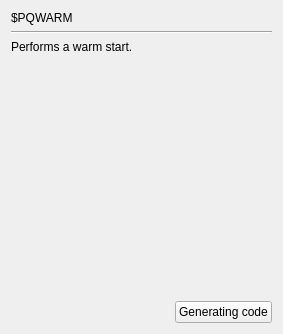
     <widget class="QWidget" name="page_PQWARM">
      <layout class="QGridLayout" name="gridLayout_228">
       <item row="0" column="0">
        <widget class="QLabel" name="label_483">
         <property name="text">
          <string>$PQWARM</string>
         </property>
        </widget>
       </item>
       <item row="1" column="0" colspan="2">
        <widget class="Line" name="line_122">
         <property name="orientation">
          <enum>Qt::Horizontal</enum>
         </property>
        </widget>
       </item>
       <item row="2" column="0">
        <widget class="QLabel" name="label_475">
         <property name="text">
          <string>Performs a warm start.</string>
         </property>
        </widget>
       </item>
       <item row="3" column="1">
        <spacer name="verticalSpacer_122">
         <property name="orientation">
          <enum>Qt::Vertical</enum>
         </property>
         <property name="sizeHint" stdset="0">
          <size>
           <width>20</width>
           <height>241</height>
          </size>
         </property>
        </spacer>
       </item>
       <item row="4" column="0">
        <spacer name="horizontalSpacer_122">
         <property name="orientation">
          <enum>Qt::Horizontal</enum>
         </property>
         <property name="sizeHint" stdset="0">
          <size>
           <width>158</width>
           <height>20</height>
          </size>
         </property>
        </spacer>
       </item>
       <item row="4" column="1">
        <widget class="QPushButton" name="GC_PQWARM">
         <property name="text">
          <string>Generating code</string>
         </property>
        </widget>
       </item>
      </layout>
     </widget>
